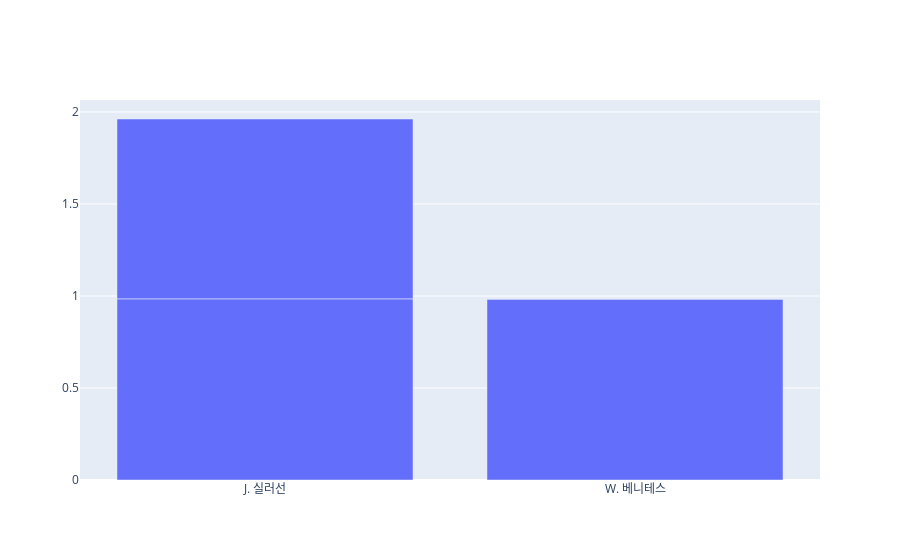

The cell this chart's notebook holds for it:
### Code cell
fig = go.Figure([go.Bar(x=gk_topSp, y=gk_passRate)])
fig.show()

### Figure 1 — Plotly figure (JSON) as saved in the notebook; plotly's stock layout.template omitted (floating-point values rounded to 4 significant figures)
{"data": [{"type": "bar", "x": ["J. 실러선", "W. 베니테스", "J. 실러선"], "y": [0.9844, 0.9815, 0.9773]}], "layout": {}}
